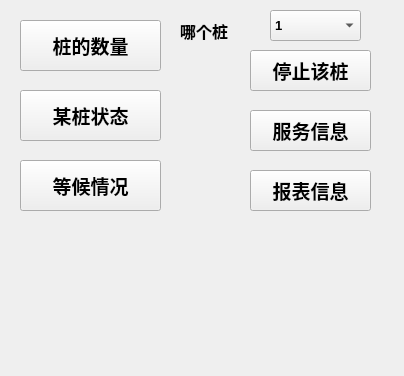
<?xml version="1.0" encoding="UTF-8"?>
<ui version="4.0">
 <class>MainWindow</class>
 <widget class="QMainWindow" name="MainWindow">
  <property name="windowModality">
   <enum>Qt::ApplicationModal</enum>
  </property>
  <property name="geometry">
   <rect>
    <x>0</x>
    <y>0</y>
    <width>404</width>
    <height>376</height>
   </rect>
  </property>
  <property name="windowTitle">
   <string>MCSRrank</string>
  </property>
  <widget class="QWidget" name="centralwidget">
   <widget class="QPushButton" name="stoppileButton">
    <property name="geometry">
     <rect>
      <x>250</x>
      <y>50</y>
      <width>121</width>
      <height>41</height>
     </rect>
    </property>
    <property name="font">
     <font>
      <pointsize>14</pointsize>
      <weight>75</weight>
      <bold>true</bold>
     </font>
    </property>
    <property name="text">
     <string>停止该桩</string>
    </property>
   </widget>
   <widget class="QLabel" name="showinfo">
    <property name="geometry">
     <rect>
      <x>20</x>
      <y>230</y>
      <width>311</width>
      <height>121</height>
     </rect>
    </property>
    <property name="font">
     <font>
      <pointsize>10</pointsize>
      <weight>75</weight>
      <bold>true</bold>
     </font>
    </property>
    <property name="text">
     <string/>
    </property>
   </widget>
   <widget class="QPushButton" name="pileamountButton">
    <property name="geometry">
     <rect>
      <x>20</x>
      <y>20</y>
      <width>141</width>
      <height>51</height>
     </rect>
    </property>
    <property name="font">
     <font>
      <pointsize>14</pointsize>
      <weight>75</weight>
      <bold>true</bold>
     </font>
    </property>
    <property name="text">
     <string>桩的数量</string>
    </property>
   </widget>
   <widget class="QPushButton" name="showpileButton">
    <property name="geometry">
     <rect>
      <x>20</x>
      <y>90</y>
      <width>141</width>
      <height>51</height>
     </rect>
    </property>
    <property name="font">
     <font>
      <pointsize>14</pointsize>
      <weight>75</weight>
      <bold>true</bold>
     </font>
    </property>
    <property name="text">
     <string>某桩状态</string>
    </property>
   </widget>
   <widget class="QPushButton" name="servingcarButton">
    <property name="geometry">
     <rect>
      <x>250</x>
      <y>110</y>
      <width>121</width>
      <height>41</height>
     </rect>
    </property>
    <property name="font">
     <font>
      <pointsize>14</pointsize>
      <weight>75</weight>
      <bold>true</bold>
     </font>
    </property>
    <property name="text">
     <string>服务信息</string>
    </property>
   </widget>
   <widget class="QPushButton" name="pilebillButton">
    <property name="geometry">
     <rect>
      <x>250</x>
      <y>170</y>
      <width>121</width>
      <height>41</height>
     </rect>
    </property>
    <property name="font">
     <font>
      <pointsize>14</pointsize>
      <weight>75</weight>
      <bold>true</bold>
     </font>
    </property>
    <property name="text">
     <string>报表信息</string>
    </property>
   </widget>
   <widget class="QPushButton" name="waitinglistButton">
    <property name="geometry">
     <rect>
      <x>20</x>
      <y>160</y>
      <width>141</width>
      <height>51</height>
     </rect>
    </property>
    <property name="font">
     <font>
      <pointsize>14</pointsize>
      <weight>75</weight>
      <bold>true</bold>
     </font>
    </property>
    <property name="text">
     <string>等候情况</string>
    </property>
   </widget>
   <widget class="QLabel" name="modeselectiontext">
    <property name="geometry">
     <rect>
      <x>180</x>
      <y>20</y>
      <width>81</width>
      <height>21</height>
     </rect>
    </property>
    <property name="font">
     <font>
      <pointsize>12</pointsize>
      <weight>75</weight>
      <bold>true</bold>
     </font>
    </property>
    <property name="text">
     <string>哪个桩</string>
    </property>
   </widget>
   <widget class="QComboBox" name="pileselectioncombo">
    <property name="geometry">
     <rect>
      <x>270</x>
      <y>10</y>
      <width>91</width>
      <height>31</height>
     </rect>
    </property>
    <property name="font">
     <font>
      <pointsize>10</pointsize>
      <weight>75</weight>
      <bold>true</bold>
     </font>
    </property>
    <property name="currentIndex">
     <number>0</number>
    </property>
    <item>
     <property name="text">
      <string>1</string>
     </property>
    </item>
    <item>
     <property name="text">
      <string>2</string>
     </property>
    </item>
    <item>
     <property name="text">
      <string>3</string>
     </property>
    </item>
    <item>
     <property name="text">
      <string>4</string>
     </property>
    </item>
    <item>
     <property name="text">
      <string>5</string>
     </property>
    </item>
   </widget>
   <zorder>showinfo</zorder>
   <zorder>stoppileButton</zorder>
   <zorder>pileamountButton</zorder>
   <zorder>showpileButton</zorder>
   <zorder>servingcarButton</zorder>
   <zorder>pilebillButton</zorder>
   <zorder>waitinglistButton</zorder>
   <zorder>modeselectiontext</zorder>
   <zorder>pileselectioncombo</zorder>
  </widget>
 </widget>
 <resources/>
 <connections/>
</ui>
